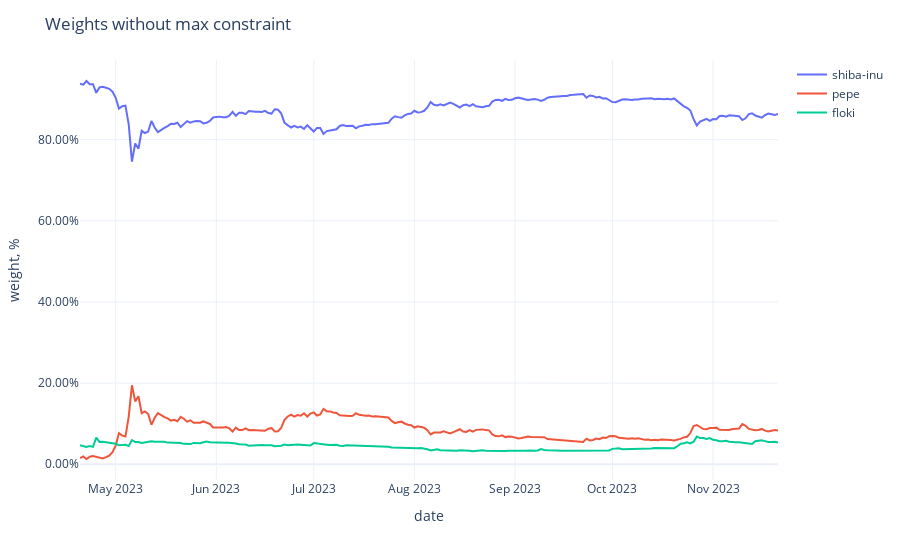

The notebook cell saved with this chart:
### Code cell
fig = px.line(weights,
              labels={'value': 'weight, %', 'variable': ''})
fig.update_traces(
    hovertemplate="%{y}"
)
fig.update_yaxes(
    tickformat=".2%",
)
fig.update_xaxes(
    showspikes=True,
    spikethickness=2,
    spikedash="dot",
    spikecolor="#999999",
    spikemode="across",
)
fig.update_layout(
    ## showlegend=False,
    hovermode="x",
    hoverdistance=100,  ## Distance to show hover label of data point
    spikedistance=1000,  ## Distance to show spike
    template='plotly_white',
    title='Weights without max constraint'
)

### Figure 1 — Plotly figure (JSON) as saved in the notebook; plotly's stock layout.template omitted (floating-point values rounded to 4 significant figures; data arrays with more than 128 entries replaced by an {"elided": "..."} marker saying what was removed)
{"data": [{"hovertemplate": "%{y}", "legendgroup": "shiba-inu", "line": {"color": "#636efa", "dash": "solid"}, "marker": {"symbol": "circle"}, "mode": "lines", "name": "shiba-inu", "orientation": "v", "showlegend": true, "type": "scatter", "x": {"elided": "216 str values"}, "xaxis": "x", "y": {"elided": "216 float values"}, "yaxis": "y"}, {"hovertemplate": "%{y}", "legendgroup": "pepe", "line": {"color": "#EF553B", "dash": "solid"}, "marker": {"symbol": "circle"}, "mode": "lines", "name": "pepe", "orientation": "v", "showlegend": true, "type": "scatter", "x": {"elided": "216 str values"}, "xaxis": "x", "y": {"elided": "216 float values"}, "yaxis": "y"}, {"hovertemplate": "%{y}", "legendgroup": "floki", "line": {"color": "#00cc96", "dash": "solid"}, "marker": {"symbol": "circle"}, "mode": "lines", "name": "floki", "orientation": "v", "showlegend": true, "type": "scatter", "x": {"elided": "216 str values"}, "xaxis": "x", "y": {"elided": "216 float values"}, "yaxis": "y"}], "layout": {"hoverdistance": 100, "hovermode": "x", "legend": {"title": {"text": ""}, "tracegroupgap": 0}, "margin": {"t": 60}, "spikedistance": 1000, "title": {"text": "Weights without max constraint"}, "xaxis": {"anchor": "y", "domain": [0, 1], "showspikes": true, "spikecolor": "#999999", "spikedash": "dot", "spikemode": "across", "spikethickness": 2, "title": {"text": "date"}}, "yaxis": {"anchor": "x", "domain": [0, 1], "tickformat": ".2%", "title": {"text": "weight, %"}}}}
